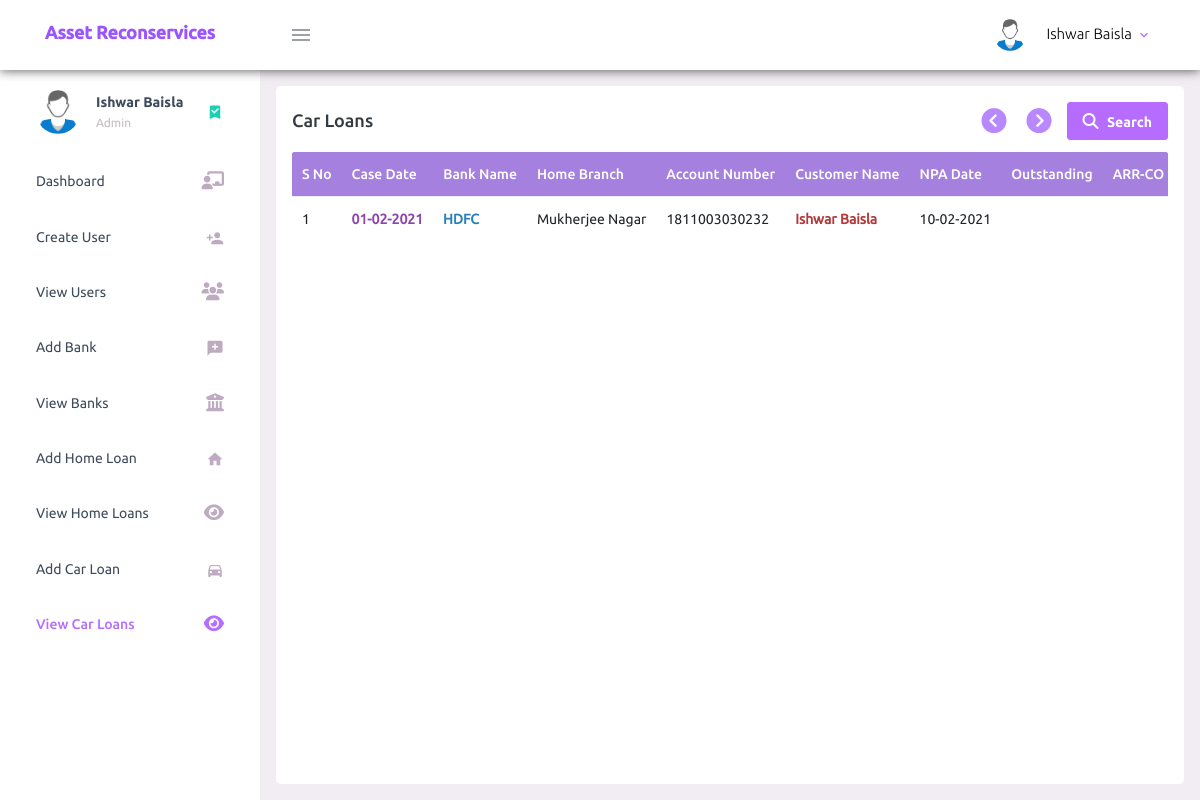
Page /view-car-loans.php (signed in) on the earlier database version.
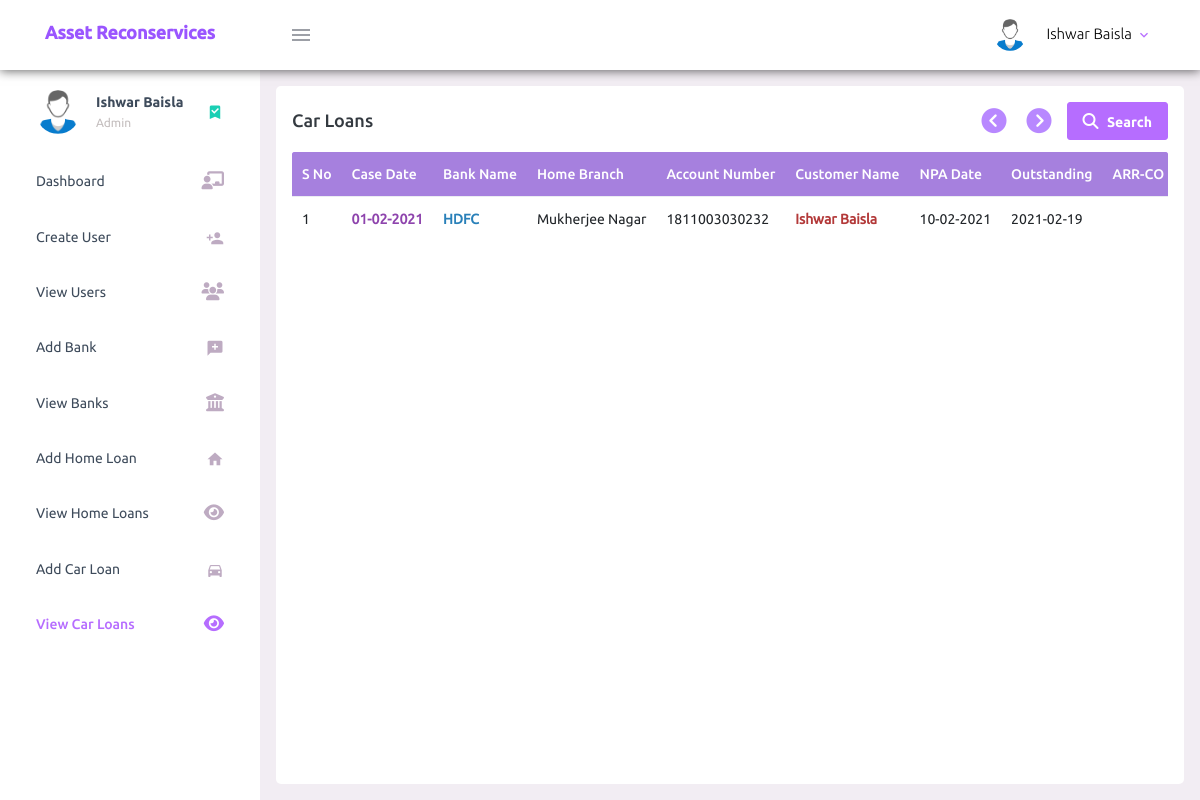
Same page on the later database version.
### tables this page shows
CREATE TABLE `car_loan` (
  `car_loan_cid` int(11) NOT NULL,
  `case_date` date NOT NULL,
  `bank_name` varchar(200) NOT NULL,
  `home_branch` varchar(200) NOT NULL,
  `account_number` varchar(200) NOT NULL,
  `customer_name` varchar(200) NOT NULL,
  `npa_date` date NOT NULL,
  `outstanding` date NOT NULL,
  `arr_co_nd` varchar(200) NOT NULL,
  `notice13_sent_on` date NOT NULL,
  `principal_outstanding` varchar(200) NOT NULL,
  `bounce_charges` varchar(200) NOT NULL,
  `overdue_charges` varchar(200) NOT NULL,
  `other_charges` varchar(200) NOT NULL,
  `loan_emi_amount` varchar(200) NOT NULL,
  `no_of_emi_outstanding` int(11) NOT NULL,
  `reg_no` varchar(200) NOT NULL,
  `residence_address` varchar(200) NOT NULL,
  `residence_contact_no` varchar(200) NOT NULL,
  `office_address` varchar(200) NOT NULL,
  `office_contact_no` varchar(200) NOT NULL,
  `make` varchar(200) NOT NULL,
  `engine_no` varchar(200) NOT NULL,
  `chassis_no` varchar(200) NOT NULL,
  `tenure` varchar(200) NOT NULL,
  `co_applicant_name` varchar(200) NOT NULL,
  `co_applicant_mobile` varchar(200) NOT NULL,
  `co_applicant_address` varchar(200) NOT NULL,
  `employer_name` varchar(200) NOT NULL,
  `employer_mobile` varchar(200) NOT NULL,
  `employer_address` varchar(200) NOT NULL,
  `amount_recovered` varchar(200) NOT NULL,
  `bill_raised` varchar(200) NOT NULL,
  `payment_received` varchar(200) NOT NULL,
  `approved` tinyint(4) NOT NULL,
  `case_status` tinyint(4) NOT NULL
);

### view-car-loans.php (the view, shortened to what the changed rows need)
<?php
    require_once('connection.php');
    $db_error = '';
    $result_array = array();
    $control = 0;
    $error_occured = 0;
    if($error_occured || !$control){
      $sql = "SELECT * FROM car_loan";
      $result = $conn->query($sql);
      if($conn->error != ''){
          $_SESSION['error_msg'] = 'Something went wrong!';
          $db_error = $conn->error;
      }
      else if($result->num_rows == 0){
          $_SESSION['note_msg'] = 'Add a Car Loan';
          header('Location: car-loan.php');
          exit;
      }
      else{
        while($row = $result->fetch_assoc()){
          array_push($result_array, $row);
        }
      }
    }
?>
<!DOCTYPE html>
<html lang="en">
  <head>
    <?php require 'includes/layout.php'; ?>
  </head>
  <body>
    <div class="container-scroller">
      <div class="container-fluid page-body-wrapper">
        <div class="main-panel">
          <div class="content-wrapper">
            <div class="row ht-100">
              <div class="col-lg grid-margin stretch-card mb-0">
                <div class="card">
                  <div class="card-body set-table-height">
                    <div class="table-container">
                    <?php if($db_error == ''){ ?>
                        <?php if(sizeof($result_array) > 0){ ?>
                            <table class="table table-hover">
                              <thead>
                                <tr>
                                  <th>S No</th>
                                  <th>Case Date</th>
                                  <th>Bank Name</th>
                                  <th>Home Branch</th>
                                  <th>Account Number</th>
                                  <th>Customer Name</th>
                                  <th>NPA Date</th>
                                  <th>Outstanding</th>
                                  <th>ARR-CO ND</th>
                                </tr>
                              </thead>
                            <tbody>
                            <?php
                                $serial_no = 1;
                                foreach ($result_array as $car_loan){
                                    $date = $car_loan['case_date'];
                                    $case_date = new DateTime($date);
                                    $date = $car_loan['npa_date'];
                                    $npa_date = new DateTime($date);
                                    ?>
                                    <tr>
                                      <td><?php echo $serial_no; ?></td>
                                      <td class="case-date"><?php echo $car_loan['case_date']!= '0000-00-00'? $case_date->format('d-m-Y') : '-'; ?></td>
                                      <td class="bank"><?php echo $car_loan['bank_name']; ?></td>
                                      <td><?php echo $car_loan['home_branch']; ?></td>
                                      <td><?php echo $car_loan['account_number']; ?></td>
                                      <td class="borrower text-capitalize"><?php echo $car_loan['customer_name']; ?></td>
                                      <td><?php echo $car_loan['npa_date']!= '0000-00-00'? $npa_date->format('d-m-Y') : '-'; ?></td>
                                      <td><?php echo $car_loan['outstanding']!= '0000-00-00'? $car_loan['outstanding'] : '-'; ?></td>
                                      <td><?php echo $car_loan['arr_co_nd']; ?></td>
                                    </tr>
                                    <?php
                                    $serial_no += 1;
                                }
                            ?>
                            </tbody>
                            </table>
                        <?php } ?>
                    <?php } ?>
                    </div>
                  </div>
                </div>
              </div>
            </div>
          </div>
        </div>
      </div>
    </div>
  </body>
</html>

Differences in the rows shown:
changed car_loan "HDFC": outstanding (not shown) → "2021-02-19"
